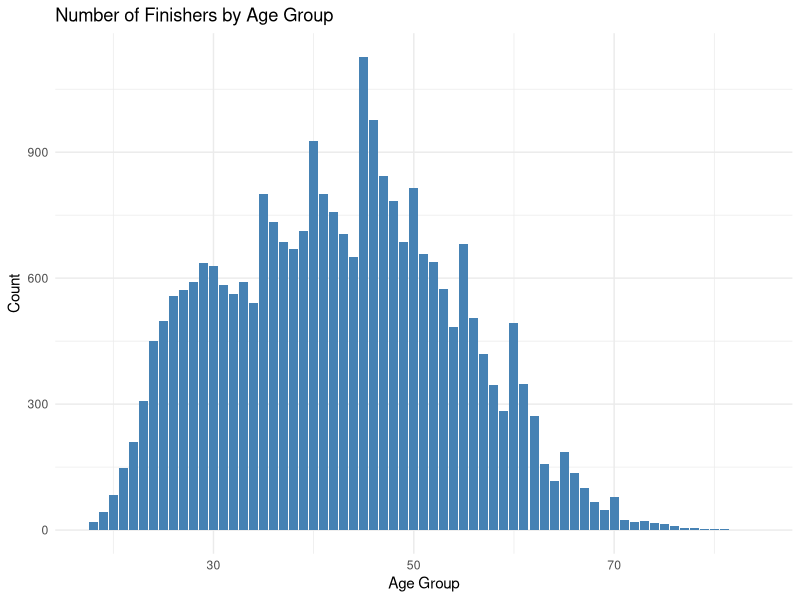
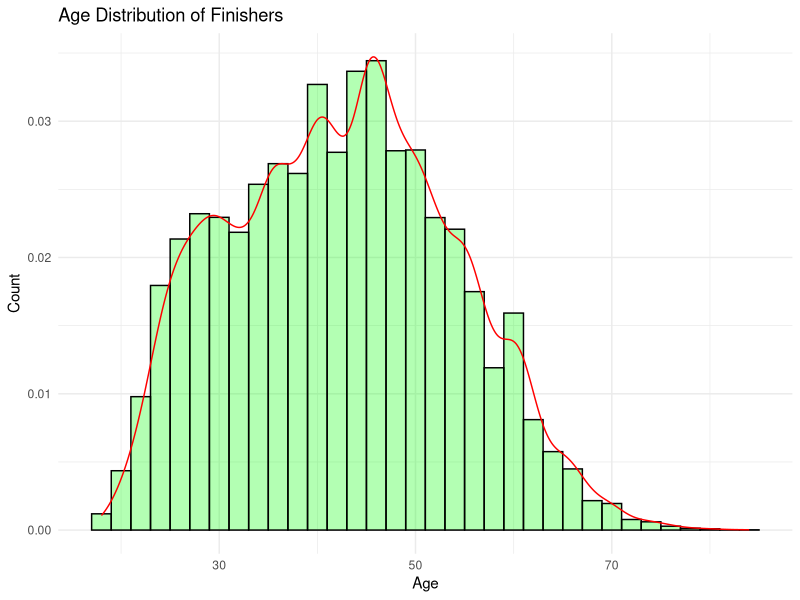
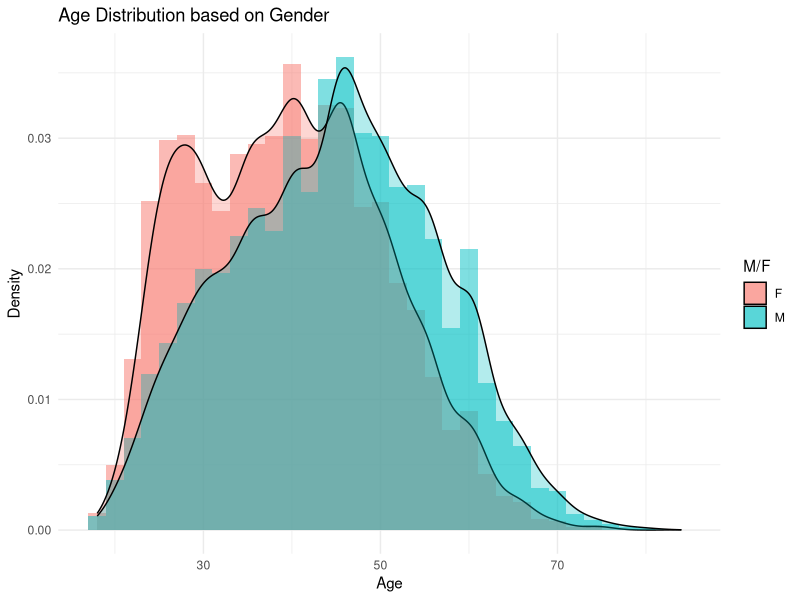
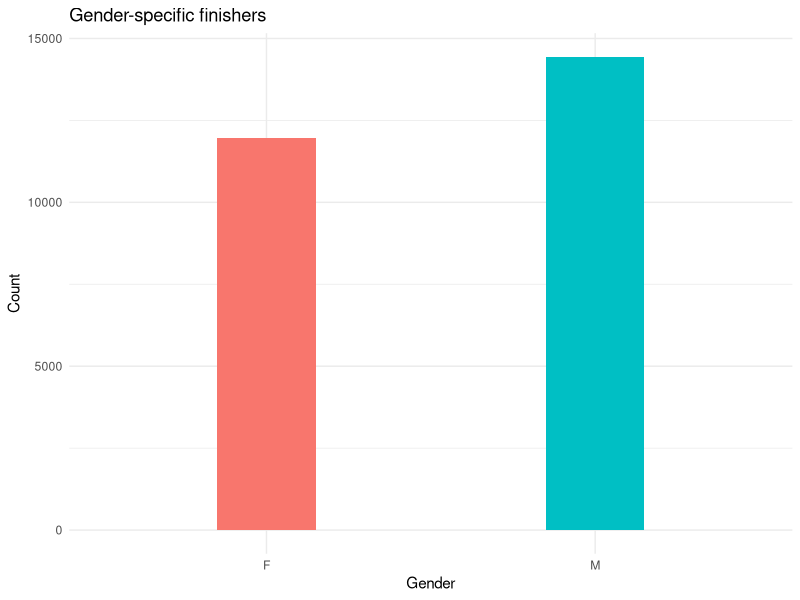
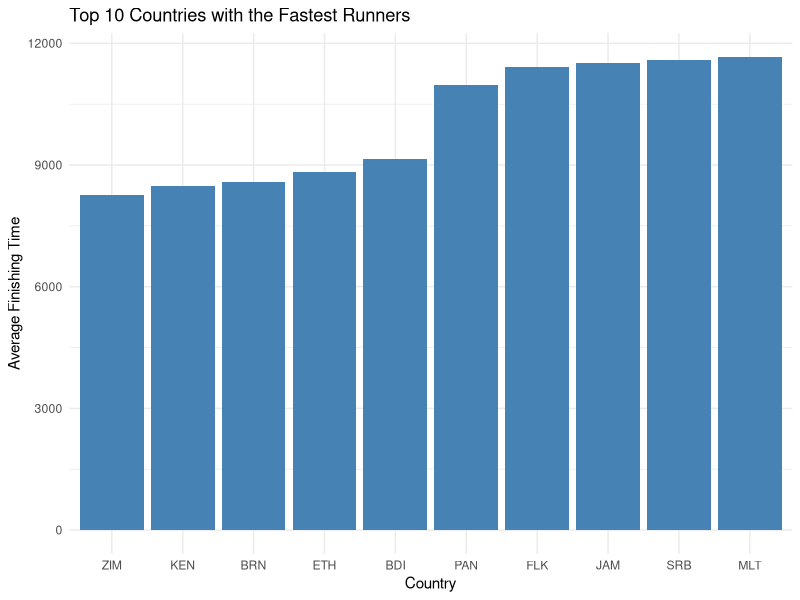

Write the R code that produced these figures, in order.
## ---- chunk 1
#Load libraries
library(tidyverse)
library(ggplot2)

## ---- chunk 2
# Load data
marathon_data <- read_csv("data/marathon_results_2017.csv")
marathon_data
## ---- chunk 3
colnames(marathon_data)[4] <- "M_F"
colnames(marathon_data)[19] <- "Official_Time"
## ---- chunk 4
# calculate the count of finishers by age group
age_group_counts <- marathon_data %>%
  count(Age)
age_group_counts
## ---- chunk 5
# Create a bar plot using ggplot
ggplot(age_group_counts, aes(x = Age, y = n)) +
  geom_bar(stat = "identity", fill = "steelblue") +
  labs(title = "Number of Finishers by Age Group",
       x = "Age Group",
       y = "Count") +
  theme_minimal()
## ---- chunk 6

# Create a histogram to visualize the age distribution of finishers
ggplot(marathon_data, aes(x = Age)) +
  geom_histogram(aes(y = ..density..),
                 binwidth = 2, 
                 fill = "green", 
                 color = "black", 
                 alpha = 0.3) +
  geom_density(color = "red") +
  labs(title = "Age Distribution of Finishers",
       x = "Age",
       y = "Count") +
  theme_minimal()
## ---- chunk 7
# Create a histogram to visualize the age distribution based on gender
ggplot(marathon_data, aes(x = Age, fill = M_F)) +
  geom_histogram(aes(y = ..density..), binwidth = 2, position = "identity", alpha = 0.5 ) + 
  geom_density(alpha = 0.3) +
  labs(title = "Age Distribution based on Gender",
       x = "Age",
       y = "Density") +
  guides(fill=guide_legend(title="M/F")) +
  theme_minimal()
## ---- chunk 8
gender_group_counts <- marathon_data %>%
  count(M_F)

#create bar chart
ggplot(gender_group_counts, aes(x=M_F, y=n, fill=M_F), size = ) +
  geom_bar(stat="identity", show.legend = FALSE, width = 0.3) +
  labs(title = "Gender-specific finishers", x = "Gender", y = "Count" ) +
  theme_minimal()

## ---- chunk 9

# Group the data by country and calculate the average finishing time for each country
country_avg_time <- marathon_data %>%
  group_by(Country) %>%
  summarise(Avg_Time = mean(Official_Time))

# Sort the countries based on the average finishing time in ascending order
sorted_countries <- country_avg_time %>%
  arrange(Avg_Time)

# Select the top 10 countries with the fastest runners
top_10_countries <- head(sorted_countries, 10)

# Create a bar plot for the top 10 countries with the fastest runners
ggplot(top_10_countries, aes(x = reorder(Country, Avg_Time) , y = Avg_Time )) +
  geom_bar(stat = "identity", fill = "steelblue") +
  labs(title = "Top 10 Countries with the Fastest Runners",
       x = "Country",
       y = "Average Finishing Time") +
  theme(axis.text.x = element_text(angle = 45, hjust = 1))+
  theme_minimal()
